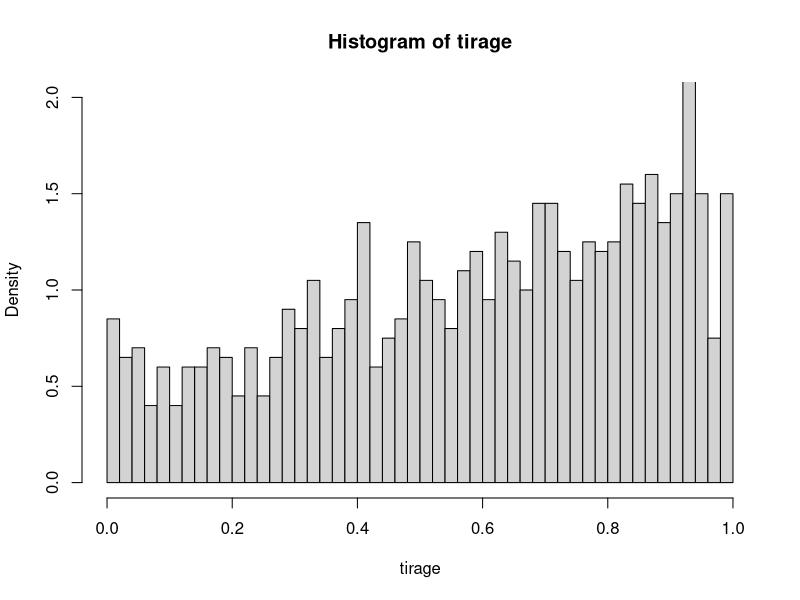

The R script that drew this image: (Note: this script raises an error after producing the figure.)
rm(list=ls())

# f=Ce^x où C=1/(e-1)
fc_dens<-function(x){
  if (x<0 || x>1)
    return (0)
  return (exp(x)/(exp(1)-1))
}

#je me suis inspiré de l'algorithme de Wikipedia

fc_methode_rejet<-function(n){
  # la fonction de densité ne va jamais au dessus de 1.6
  # je prend donc g=unif(0,1) et c = 1.6
  # ainsi j'ai : pour tout x f(x)<=c*g(x)
  y<-runif(n,0,1)
  u<-runif(n,0,1)
  for (i in 1:n){
    while (u[i]*1.6>fc_dens(y[i])){
      y[i]<-runif(1,0,1)
      u[i]<-runif(1,0,1)
    }
  }
  return (y)
}

tirage<-fc_methode_rejet(10^3)
h<-hist(tirage,breaks=50,plot=TRUE,freq = FALSE, ylim = c(0,2), xlim = c(0,1))
par(new=TRUE)
x<-seq(from=0,to=1,length=1000)
z<-fc_dens(x)
plot(x,z,type='l', ylim = c(0,2), xlim = c(0,1), xlab = "", ylab="")